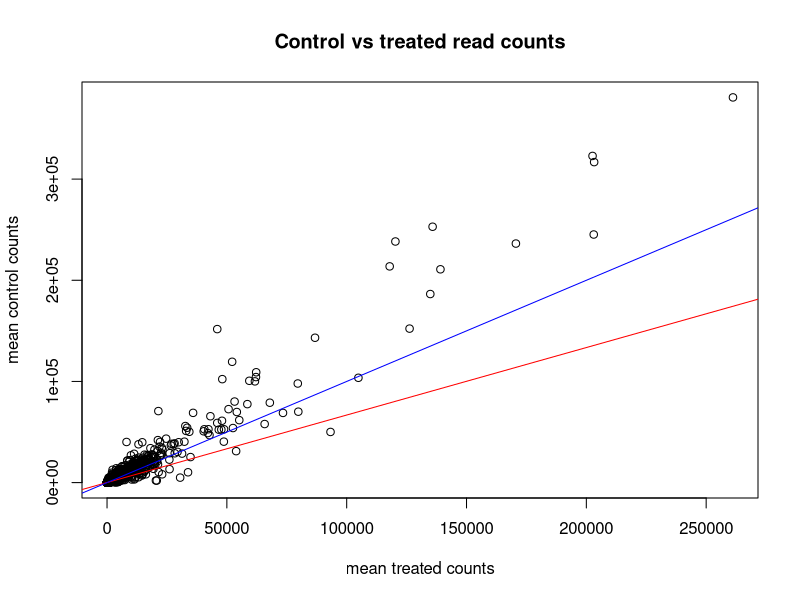
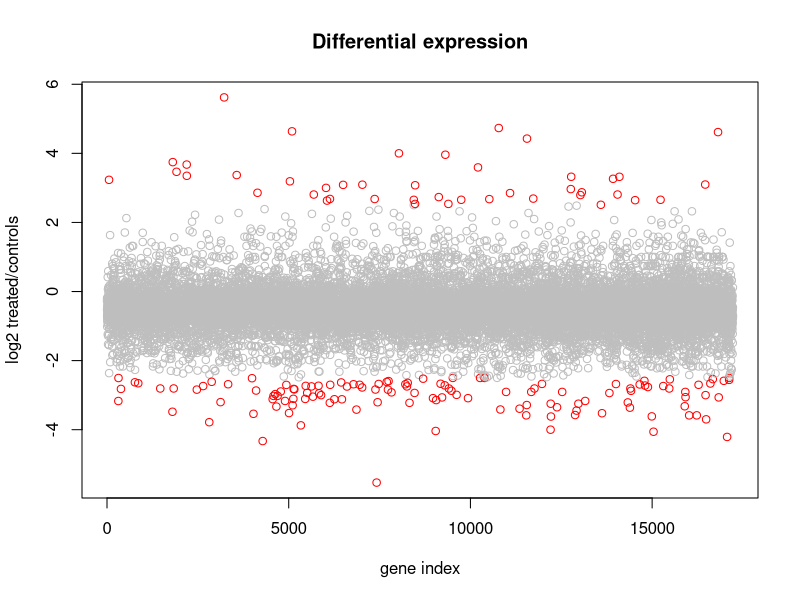

Write R code to recreate these figures, in order.
## ---- chunk 1
knitr::opts_chunk$set(echo = TRUE)
## ---- chunk 2
data = read.csv("genecounts.clean.tsv",sep="\t",header = TRUE, dec=",")

head(data)
## ---- chunk 3
rows = nrow(data)
## ---- chunk 4
max(data$control_2)
## ---- chunk 5
data$treated_m = rowMeans(data[,c('treated_1','treated_2')])
data$control_m = rowMeans(data[,c('control_1','control_2')])

plot(data$treated_m,data$control_m,
     main="Control vs treated read counts",
     xlab="mean treated counts",
     ylab="mean control counts")

regresion <- lm(treated_m ~ control_m, data=data)
abline(regresion,col='red')
abline(a=0,b=1,col='blue')
## ---- chunk 6
data$log = log2(data$treated_m/data$control_m)
data$color[data$log > 2.5 | data$log < -2.5] = 'red'
data$color[data$log < 2.5 & data$log > -2.5] = 'grey'

plot(data$log,
     col=data$color,
     main="Differential expression",
     xlab="gene index",
     ylab="log2 treated/controls")
